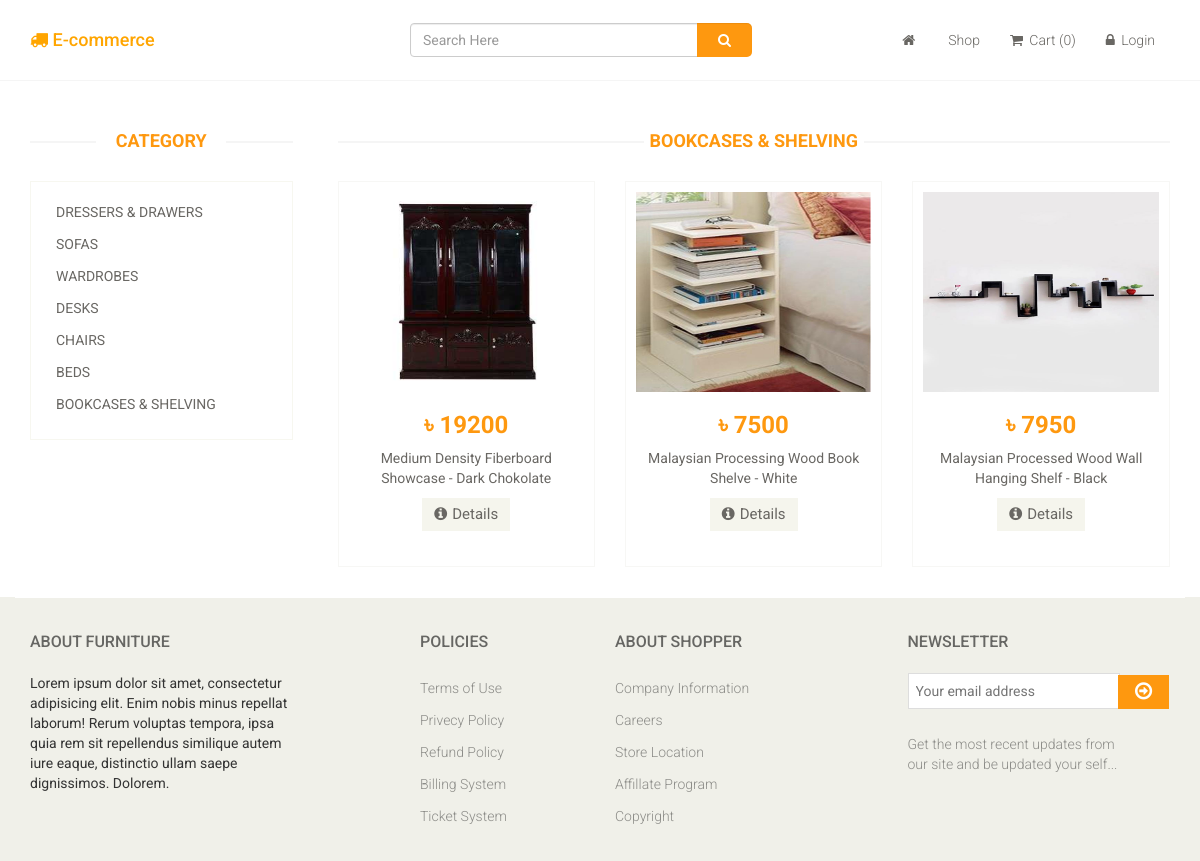
/cat.php?cat_id=3, run on the app's committed database.
### tables this page shows
CREATE TABLE `tbl_category` (
  `cat_id` int(11) NOT NULL,
  `cat_name` varchar(255) NOT NULL
);

CREATE TABLE `tbl_products` (
  `product_id` int(11) NOT NULL,
  `product_name` varchar(255) NOT NULL,
  `product_price` float NOT NULL,
  `product_cat_id` int(11) NOT NULL,
  `product_details` text NOT NULL,
  `product_image` text NOT NULL,
  `product_featured` tinyint(4) NOT NULL
);

### inc/product_by_cat_id.php (the view, shortened to what this page needs)
<?php
	$get_cat_id = $_GET['cat_id'];
    $query = "SELECT * FROM tbl_category WHERE cat_id = '$get_cat_id' ORDER BY cat_id DESC";
    $result = mysqli_query($con,$query);
    if ($result) {
        while($row = mysqli_fetch_assoc($result)){
            $cat_id         = $row['cat_id'];
            $cat_name       = $row['cat_name'];
        }
    }
?>
				<div class="col-sm-9 padding-right">
					<div class="features_items">
						<h2 class="title text-center"><?php echo $cat_name ?></h2>
						<?php
                            $query = "SELECT * FROM tbl_products WHERE product_cat_id = $cat_id ORDER BY product_id ASC";
                            $result = mysqli_query($con,$query);
                            if ($result) {
                                while($row = mysqli_fetch_assoc($result)){
                                    $product_id         = $row['product_id'];
                                    $product_name       = $row['product_name'];
                                    $product_price      = $row['product_price'];
                                    $product_image      = $row['product_image'];
                        ?>
						<div class="col-sm-4">
							<div class="product-image-wrapper">
								<div class="single-products">
									<div class="single-products" style="padding: 10px;">
									<div class="productinfo text-center">
										<img src="dashboard/uploads/<?php echo $product_image; ?>" style="height: 200px;width: 100%;" />
										<h2>৳ <?php echo $product_price ?></h2>
										<div style="min-height: 50px;">
											<a href="details.php?product_id=<?php echo $product_id; ?>"><p><?php echo $product_name ?></p></a>
										</div>
										<a href="details.php?product_id=<?php echo $product_id; ?>" class="btn btn-default add-to-cart"><i class="fa fa-info-circle"></i>Details</a>
									</div>
								</div>
								</div>
							</div>
						</div>
						<?php }} ?>
					</div>
				</div>

### inc/sidenav.php
<div class="col-sm-3">
	<div class="left-sidebar">
		<div class="brands_products">
			<h2>Category</h2>
			<div class="brands-name">
				<ul class="nav nav-pills nav-stacked">
					<?php
                              include 'dashboard/db/db.php';
                              $query = "SELECT * FROM tbl_category ORDER BY cat_id DESC";
                              $result = mysqli_query($con,$query);
                              if ($result) {
                                  while($row = mysqli_fetch_assoc($result)){
                                      $id = $row['cat_id'];
                                      $name = $row['cat_name'];
                          ?>
					<li><a href="cat.php?cat_id=<?php echo $id ?>"> <?php echo $name; ?> <span class="pull-right"></span></a></li>
					<?php }} ?>
				</ul>
			</div>
		</div>
	</div>
</div>

### assets/css/main.css (style rules this page uses)
body { font-family: 'Roboto', sans-serif; background:; position: relative; font-weight:400px; }
ul li { list-style: none; }
a { -webkit-transition: 300ms; -moz-transition: 300ms; -o-transition: 300ms; transition: 300ms; }
h1, h2, h3, h4, h5, h6 { font-family: 'Roboto', sans-serif; }
.left-sidebar h2, .brands_products h2 { color: #FE980F; font-family: 'Roboto', sans-serif; font-size: 18px; font-weight: 700; margin: 0 auto 30px; text-align: center; text-transform: uppercase; position: relative; z-index:3; }
.left-sidebar h2:after, h2.title:after { content: " "; position: absolute; border: 1px solid #f5f5f5; bottom:8px; left: 0; width: 100%; height: 0; z-index: -2; }
.left-sidebar h2:before { content: " "; position: absolute; background: #fff; bottom: -6px; width: 130px; height: 30px; z-index: -1; left: 50%; margin-left: -65px; }
h2.title:before { content: " "; position: absolute; background: #fff; bottom: -6px; width: 220px; height: 30px; z-index: -1; left: 50%; margin-left: -110px; }
.brands-name { border: 1px solid #F7F7F0; padding-bottom: 20px; padding-top: 15px; }
.brands-name .nav-stacked li a { background-color: #FFFFFF; color: #696763; font-family: 'Roboto', sans-serif; font-size: 14px; padding: 5px 25px; text-decoration: none; text-transform: uppercase; }
.padding-right { padding-right: 0; }
.features_items { overflow:hidden; }
h2.title { color: #FE980F; font-family: 'Roboto', sans-serif; font-size: 18px; font-weight: 700; margin: 0 15px; text-transform: uppercase; margin-bottom: 30px; position: relative; }
.product-image-wrapper { border:1px solid #F7F7F5; overflow: hidden; margin-bottom:30px; }
.single-products { position: relative; }
.productinfo h2 { color: #FE980F; font-family: 'Roboto', sans-serif; font-size: 24px; font-weight: 700; }
.productinfo p { font-family: 'Roboto', sans-serif; font-size: 14px; font-weight: 400; color: #696763; }
.productinfo img { width: 100%; }
.productinfo { position:relative; }
.add-to-cart { background:#F5F5ED; border: 0 none; border-radius: 0; color: #696763; font-family: 'Roboto', sans-serif; font-size: 15px; margin-bottom: 25px; }
.add-to-cart i { margin-right:5px; }

### data on the page
tbl_category: cat_name "DRESSERS & DRAWERS"
tbl_category: cat_name "SOFAS"
tbl_category: cat_name "WARDROBES"
tbl_category: cat_name "DESKS"
tbl_category: cat_name "CHAIRS"
tbl_category: cat_name "BEDS"
tbl_category: cat_name "BOOKCASES & SHELVING"
tbl_products: product_image (picture), product_price "19200", product_name "Medium Density Fiberboard Showcase - Dark Chokolate"
tbl_products: product_image (picture), product_price "7500", product_name "Malaysian Processing Wood Book Shelve - White"
tbl_products: product_image (picture), product_price "7950", product_name "Malaysian Processed Wood Wall Hanging Shelf - Black"
